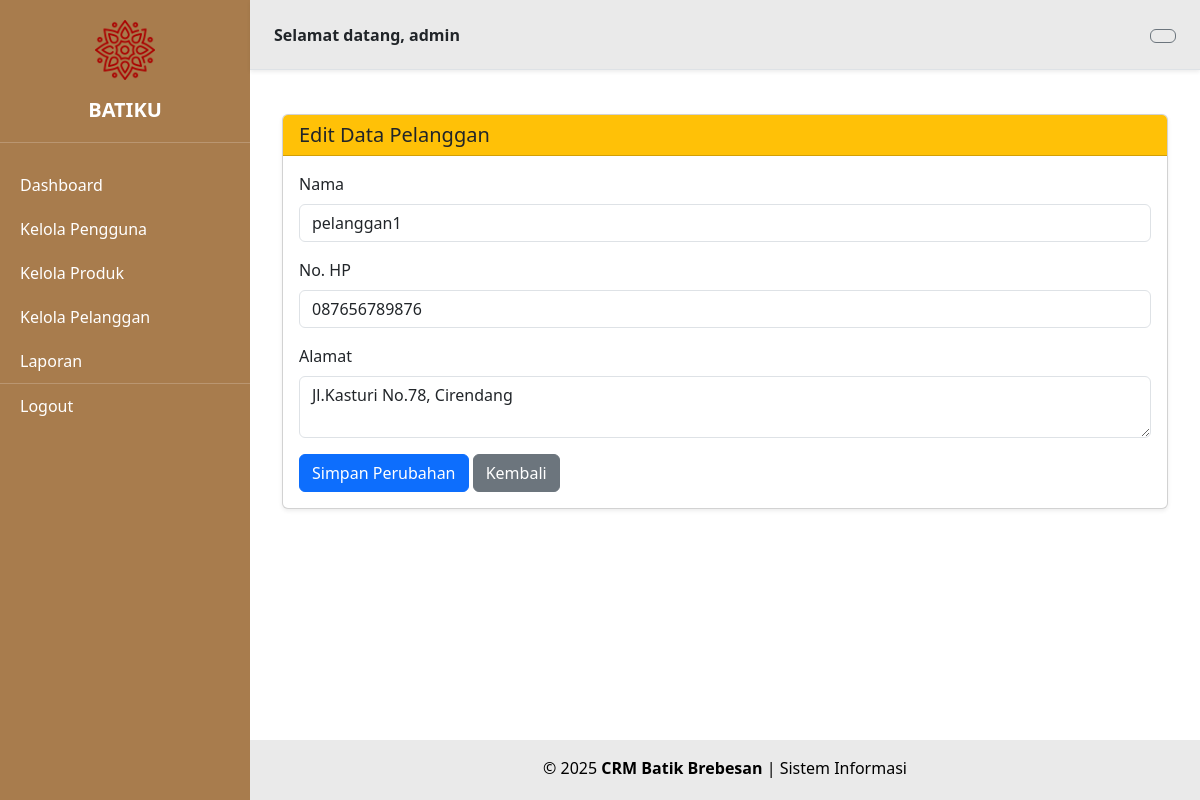
The page /proses/edit_pelanggan.php?id=4 (signed in) on the database its author committed.
### tables this page shows
CREATE TABLE `pelanggan` (
  `id` int(11) NOT NULL,
  `nama` varchar(100) NOT NULL,
  `no_hp` varchar(20) NOT NULL,
  `alamat` text NOT NULL
);

### proses/edit_pelanggan.php (the view, shortened to what this page needs)
<?php
include '../config/db.php';
$id = $_GET['id'] ?? null;
$stmt = $conn->prepare("SELECT * FROM pelanggan WHERE id = ?");
$stmt->bind_param("i", $id);
$stmt->execute();
$result = $stmt->get_result();
$row = $result->fetch_assoc();
?>
<!DOCTYPE html>
<html lang="id">
<head>
    <link href="https://cdn.jsdelivr.net/npm/bootstrap@5.3.0/dist/css/bootstrap.min.css" rel="stylesheet">
</head>
<body>
<?php include '../layout/sidebar.php'; ?>
<div class="main-content">
    <?php include '../layout/header.php'; ?>
    <div class="content-wrapper">
        <div class="container mt-4">
            <div class="card shadow-sm">
                <div class="card-header bg-warning text-dark">
                    <h5 class="mb-0">Edit Data Pelanggan</h5>
                </div>
                <div class="card-body">
                    <form method="POST">
                        <div class="mb-3">
                            <label for="nama" class="form-label">Nama</label>
                            <input type="text" name="nama" class="form-control" value="<?= htmlspecialchars($row['nama']) ?>" required>
                        </div>
                        <div class="mb-3">
                            <label for="no_hp" class="form-label">No. HP</label>
                            <input type="text" name="no_hp" class="form-control" value="<?= htmlspecialchars($row['no_hp']) ?>" required>
                        </div>
                        <div class="mb-3">
                            <label for="alamat" class="form-label">Alamat</label>
                            <textarea name="alamat" class="form-control" required><?= htmlspecialchars($row['alamat']) ?></textarea>
                        </div>
                        <button type="submit" class="btn btn-primary">Simpan Perubahan</button>
                        <a href="../pages/pelanggan.php" class="btn btn-secondary">Kembali</a>
                    </form>
                </div>
            </div>
        </div>
    </div>
    <?php include '../layout/footer.php'; ?>
</div>
</body>
</html>

### proses/edit_pelanggan.php (style rules this page uses)
html, body { margin: 0; height: 100%; overflow: hidden; }
.main-content { margin-left: 250px; padding-top: 70px; padding-bottom: 60px; height: 100vh; overflow: hidden; display: flex; flex-direction: column; }
.content-wrapper { flex: 1; overflow-y: auto; padding: 20px; }

### rows shown on the page
pelanggan: nama "pelanggan1", no_hp "087656789876", alamat "Jl.Kasturi No.78, Cirendang"

### other values the page prints
$_SESSION['role'] "admin"
